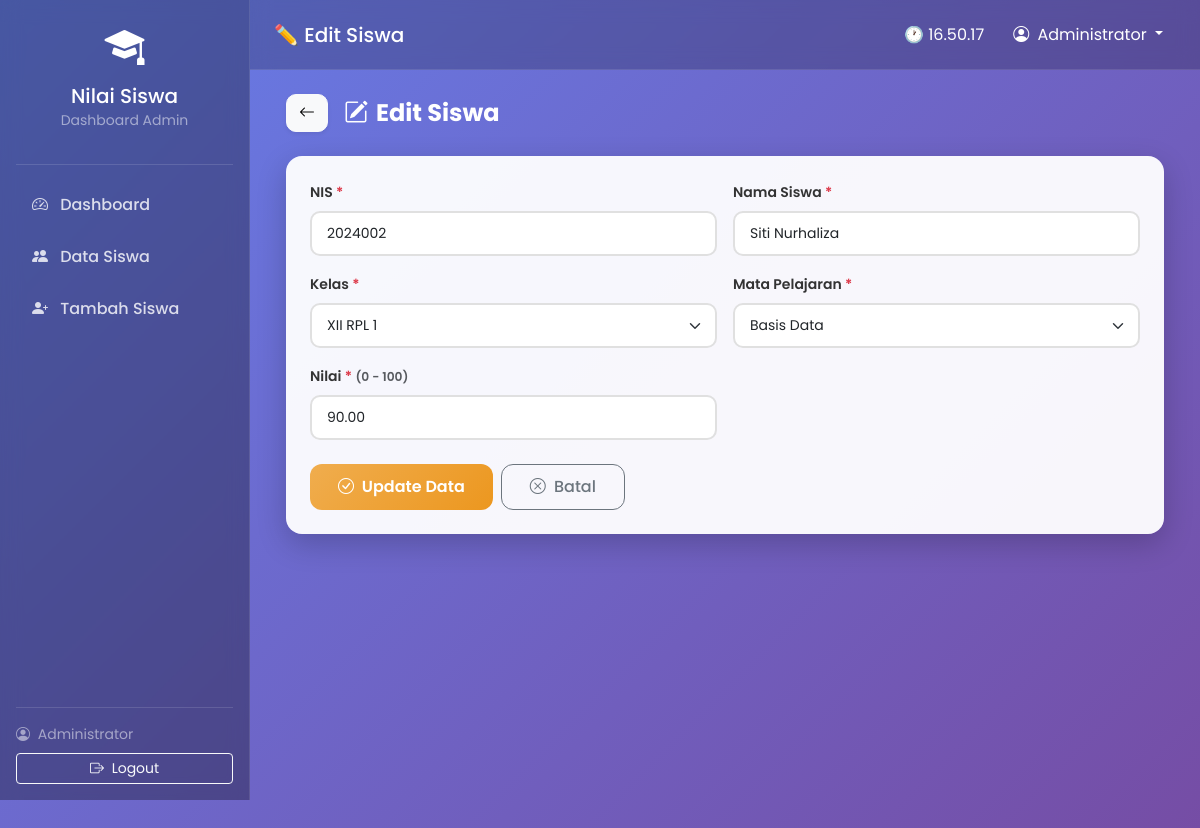
Page /edit_siswa.php?id=2 (signed in) on the committed database.
### tables this page shows
CREATE TABLE `siswa` (
  `id_siswa` int(11) NOT NULL,
  `nis` varchar(20) NOT NULL,
  `nama_siswa` varchar(100) NOT NULL,
  `kelas` varchar(20) NOT NULL,
  `mata_pelajaran` varchar(50) NOT NULL,
  `nilai` decimal(5,2) NOT NULL
);

### edit_siswa.php (the view, shortened to what this page needs)
<?php
require_once 'koneksi.php';
$id_siswa = (int) $_GET['id'];
$query = "SELECT * FROM siswa WHERE id_siswa = ?";
$stmt = mysqli_prepare($koneksi, $query);
mysqli_stmt_bind_param($stmt, "i", $id_siswa);
mysqli_stmt_execute($stmt);
$result = mysqli_stmt_get_result($stmt);
$data = mysqli_fetch_assoc($result);
?>
<!DOCTYPE html>
<html lang="id">
<head>
    <link href="https://cdn.jsdelivr.net/npm/bootstrap@5.3.0/dist/css/bootstrap.min.css" rel="stylesheet">
    <link href="https://cdn.jsdelivr.net/npm/bootstrap-icons@1.10.5/font/bootstrap-icons.css" rel="stylesheet">
    <link rel="stylesheet" href="https://cdnjs.cloudflare.com/ajax/libs/animate.css/4.1.1/animate.min.css">
    <link rel="stylesheet" href="style.css">
</head>
<body>
    <?php include 'sidebar.php'; ?>
    <?php include 'navbar.php'; ?>
    <div class="main-content">
        <div class="container-fluid">
            <div class="d-flex align-items-center mb-4 animate__animated animate__fadeInDown">
                <a href="lihat_siswa.php" class="btn btn-light me-3 shadow-sm" style="border-radius: 10px;">
                    <i class="bi bi-arrow-left"></i>
                </a>
                <h4 class="text-white fw-bold mb-0">
                    <i class="bi bi-pencil-square me-2"></i>Edit Siswa
                </h4>
            </div>
            <div class="card-custom animate__animated animate__fadeInUp">
                <form method="POST" action="edit_siswa.php?id=<?= $id_siswa ?>">
                    <div class="row g-3">
                        <div class="col-12 col-md-6">
                            <label for="nis" class="form-label">NIS <span class="text-danger">*</span></label>
                            <input
                                type="text"
                                name="nis"
                                id="nis"
                                class="form-control"
                                placeholder="Masukkan NIS"
                                value="<?= isset($_POST['nis']) ? htmlspecialchars($_POST['nis']) : htmlspecialchars($data['nis']) ?>"
                                required
                            >
                        </div>
                        <div class="col-12 col-md-6">
                            <label for="nama_siswa" class="form-label">Nama Siswa <span class="text-danger">*</span></label>
                            <input
                                type="text"
                                name="nama_siswa"
                                id="nama_siswa"
                                class="form-control"
                                placeholder="Masukkan nama lengkap"
                                value="<?= isset($_POST['nama_siswa']) ? htmlspecialchars($_POST['nama_siswa']) : htmlspecialchars($data['nama_siswa']) ?>"
                                required
                            >
                        </div>
                        <div class="col-12 col-md-6">
                            <label for="kelas" class="form-label">Kelas <span class="text-danger">*</span></label>
                            <select name="kelas" id="kelas" class="form-select" required>
                                <?php
                                $kelas_sekarang = isset($_POST['kelas']) ? $_POST['kelas'] : $data['kelas'];
                                $daftar_kelas = ['X RPL 1', 'X RPL 2', 'XI RPL 1', 'XI RPL 2', 'XII RPL 1', 'XII RPL 2'];
                                foreach ($daftar_kelas as $kls):
                                    $selected = ($kelas_sekarang === $kls) ? 'selected' : '';
                                ?>
                                    <option value="<?= $kls ?>" <?= $selected ?>><?= $kls ?></option>
                                <?php endforeach; ?>
                            </select>
                        </div>
                        <div class="col-12 col-md-6">
                            <label for="mata_pelajaran" class="form-label">Mata Pelajaran <span class="text-danger">*</span></label>
                            <select name="mata_pelajaran" id="mata_pelajaran" class="form-select" required>
                                <?php
                                $mapel_sekarang = isset($_POST['mata_pelajaran']) ? $_POST['mata_pelajaran'] : $data['mata_pelajaran'];
                                $daftar_mapel = ['Pemrograman Web', 'Basis Data', 'Matematika', 'Bahasa Indonesia', 'Bahasa Inggris', 'Pemrograman Dasar'];
                                foreach ($daftar_mapel as $mapel):
                                    $selected = ($mapel_sekarang === $mapel) ? 'selected' : '';
                                ?>
                                    <option value="<?= $mapel ?>" <?= $selected ?>><?= $mapel ?></option>
                                <?php endforeach; ?>
                            </select>
                        </div>
                        <div class="col-12 col-md-6">
                            <label for="nilai" class="form-label">Nilai <span class="text-danger">*</span> <small class="text-muted">(0 - 100)</small></label>
                            <input
                                type="number"
                                name="nilai"
                                id="nilai"
                                class="form-control"
                                placeholder="Masukkan nilai"
                                min="0"
                                max="100"
                                step="0.01"
                                value="<?= isset($_POST['nilai']) ? htmlspecialchars($_POST['nilai']) : $data['nilai'] ?>"
                                required
                            >
                        </div>
                    </div>
                    <div class="mt-4 d-flex gap-2">
                        <button type="submit" name="update" class="btn btn-update">
                            <i class="bi bi-check-circle me-1"></i> Update Data
                        </button>
                        <a href="lihat_siswa.php" class="btn btn-outline-secondary btn-batal">
                            <i class="bi bi-x-circle me-1"></i> Batal
                        </a>
                    </div>
                </form>
            </div>
        </div>
    </div>
</body>
</html>

### style.css (style rules this page uses)
* { font-family: 'Poppins', sans-serif; }
body { background: linear-gradient(135deg, #667eea 0%, #764ba2 100%); background-attachment: fixed; margin: 0; padding: 0; }
.main-content { margin-left: 250px; margin-top: 70px; padding: 24px; min-height: 100vh; }
.card-custom { background: rgba(255, 255, 255, 0.95); border-radius: 16px; box-shadow: 0 10px 30px rgba(0, 0, 0, 0.2); border: none; padding: 24px; transition: all 0.3s; }
.form-label { font-weight: 600; color: #333; font-size: 14px; }
.form-control, .form-select { border-radius: 10px; padding: 10px 15px; border: 2px solid #e0e0e0; transition: all 0.3s; font-size: 14px; }
.btn-update { background: linear-gradient(135deg, #f0ad4e, #ec971f); border: none; border-radius: 12px; padding: 10px 28px; color: white; font-weight: 600; transition: all 0.3s; }
.btn-batal { border-radius: 12px; padding: 10px 28px; font-weight: 500; transition: all 0.3s; }
.card-custom.animate__fadeInUp, .stat-card.animate__fadeInUp, .card-welcome.animate__fadeInUp { --animate-duration: 0.6s; }

### rows in the picture
siswa: nis "2024002", nama_siswa "Siti Nurhaliza", nilai "90.00"

### other values in the picture
$_SESSION['nama'] "Administrator"
form field kelas "XII RPL 1"
form field mata_pelajaran "Basis Data"
